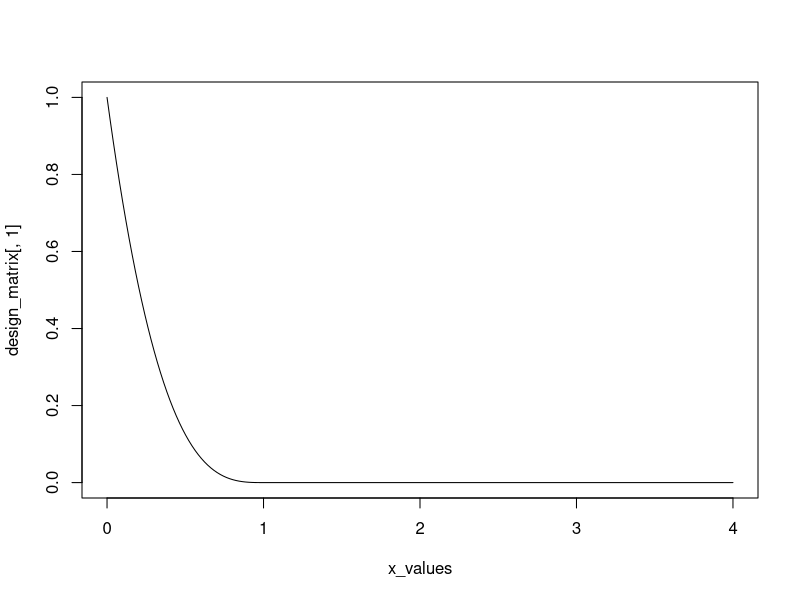
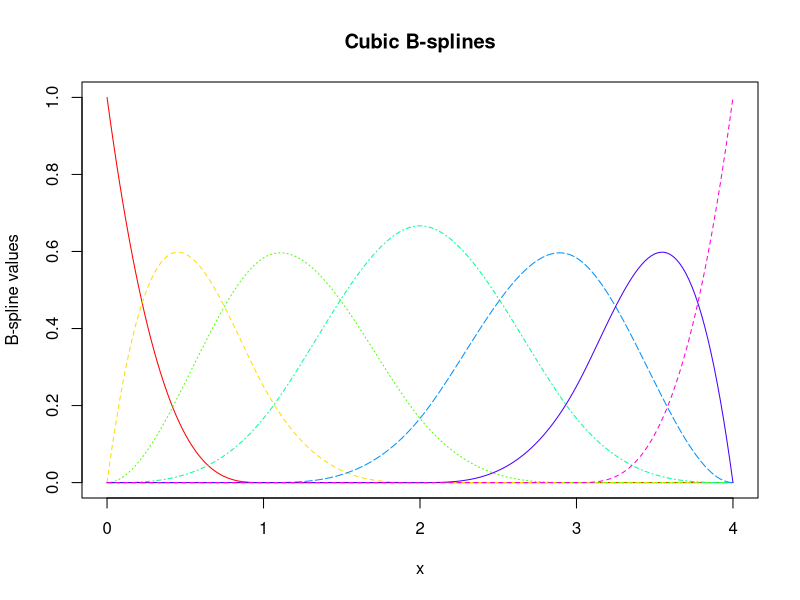
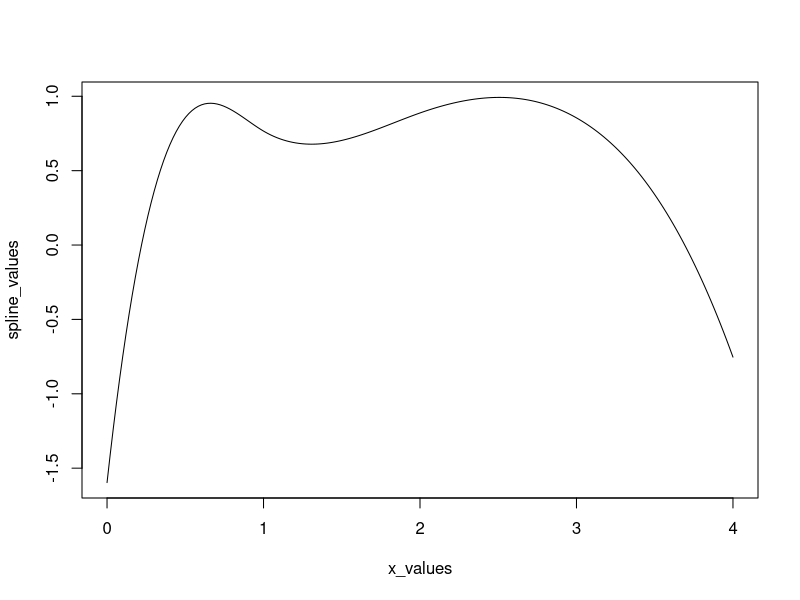
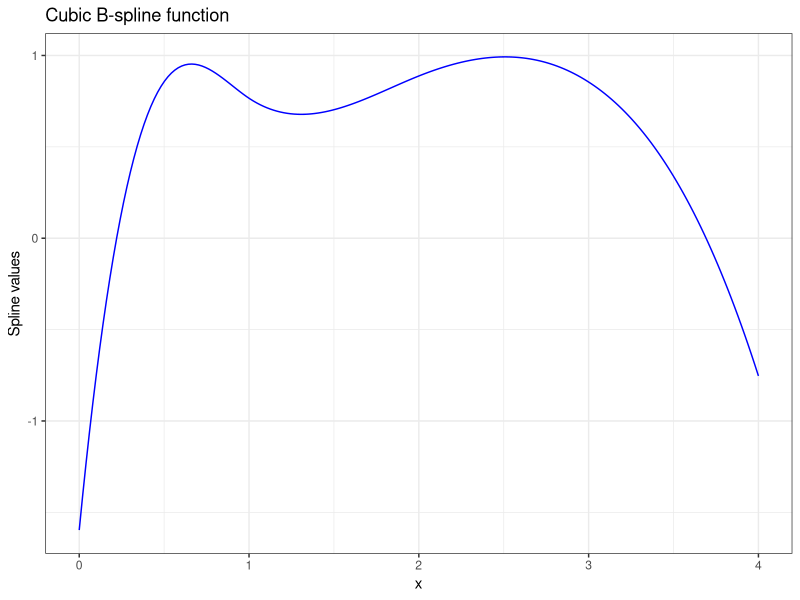
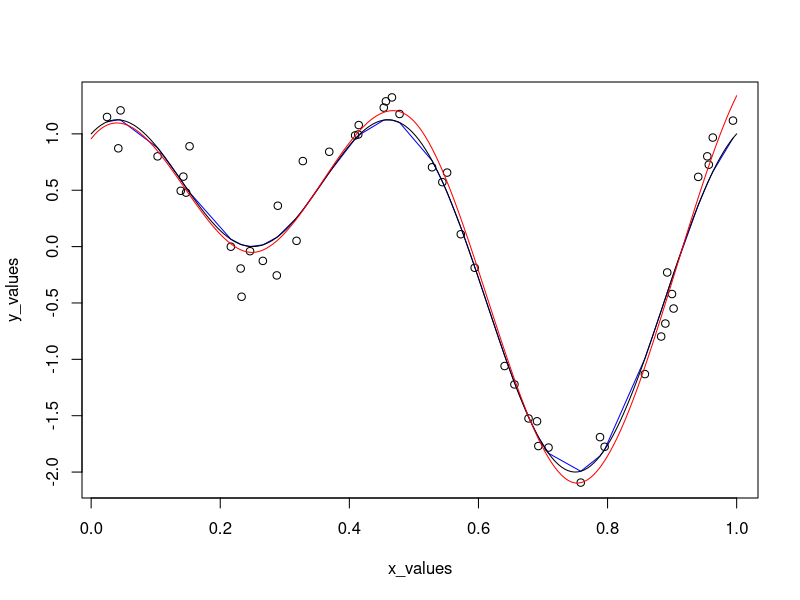
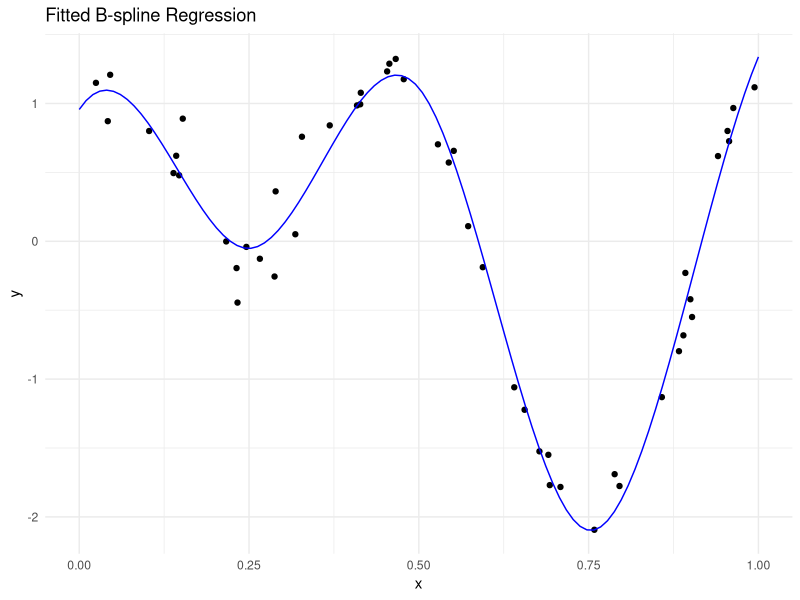

These charts were generated, in order, by the following R code:
b_spline = function(x, knots, degree, i) {   # i: 각 B-스플라인 함수가 적용될 구간의 인덱스
  # 0차 B-스플라인 기저함수의 경우 (구간별 상수 함수)
  if (degree == 0) {
    return(ifelse(knots[i] <= x & x < knots[i + 1], 1, 0))
  }
  
  # 재귀적인 경우 (차수 d > 0)
  B_i_d1 = b_spline(x, knots, degree - 1, i)
  B_i1_d1 = b_spline(x, knots, degree - 1, i + 1)
  
  denom1 = knots[i + degree] - knots[i]
  denom2 = knots[i + degree + 1] - knots[i + 1]
  
  term1 = ifelse(denom1 == 0, 0, ((x - knots[i]) / denom1) * B_i_d1)
  term2 = ifelse(denom2 == 0, 0, ((knots[i + degree + 1] - x) / denom2) * B_i1_d1)
  
  return(term1 + term2)
}

##########################
# Design matrix of the Linear reg. (Example)
x = runif(100)
y = 1 + x + rnorm(100, 0, 0.1)
G = cbind(1, x) 
beta_hat = solve(t(G) %*% G) %*% t(G) %*% y 

# tmp = b_spline(x, knots = c(0, 0.2, 0.3, 0.7, 1), degree = 2, 1)



create_design_matrix = function(x_values, knots, degree) {
  n = length(x_values)
  num_basis = length(knots) - (degree + 1)
  design_matrix = matrix(NA, nrow = n, ncol = num_basis)
  
  for (i in 1:n) {
    for (j in 1:num_basis) {
      design_matrix[i, j] = b_spline(x_values[i], knots, degree, j)
    }
  }
  
  return (design_matrix)
}

# tmp = create_design_matrix(x, knots = c(0, 0.2, 0.3, 0.7, 1), 2)


##################################
# Example. Cubic spline basis
degree = 3

## Knot sequence
tiny = 1e-5
knots = c(rep(0-tiny, degree), 0, 1, 2, 3, 4, rep(4+tiny, degree))   # plotting 할때 그래프 예쁘게 그리려고 
x_values = seq(0, 4, length.out = 200)

## Design matrix
design_matrix = create_design_matrix(x_values, knots, degree)

plot(x_values, design_matrix[, 1], type = "l")

## 한 번에 모든 design matrix 출력
matplot(x_values, design_matrix, type = "l", col = rainbow(ncol(design_matrix)), 
        xlab = "x", ylab = "B-spline values", main = "Cubic B-splines")


library(ggplot2)

coef = runif(ncol(design_matrix), -2, 2)
spline_values = design_matrix %*% coef

plot(x_values, spline_values, type = "l")

spline_data = data.frame(x = x_values, y = spline_values)
ggplot(data = spline_data, aes(x = x, y = y)) +
  geom_line(color = "blue") +
  labs(title = "Cubic B-spline function", x = "x", y = "Spline values") +
  theme_bw()



fit_spline = function(x_values, y_values, knots, degree) {
  design_matrix = create_design_matrix(x_values, knots, degree)
  beta_hat = solve(t(design_matrix) %*% design_matrix, t(design_matrix) %*% y_values) 

  return(list(beta = beta_hat, knots = knots, degree = degree))
}

tmp = fit_spline(x, y, c(0, 0.1, 0.3, 0.7, 0.9, 1), 3)

predict_spline = function(model, new_x) {   # model = fit_spline 결과 
  G = create_design_matrix(new_x, model$knots, model$degree)
  y_pred = G %*% model$beta

  return(y_pred)
}

new_x = runif(100, 0, 4)
predict_spline(tmp, new_x)

##############################
# Example
## f(x) = sin(2 pi x) + cos(4 pi x)
set.seed(123)
n = 50
x_values = runif(n, 0, 1)

f = function(x) {
  return(sin(2*pi * x) + cos(4*pi * x))
}

y_values = f(x_values) + rnorm(n, 0, 0.2)

plot(x_values, y_values) 
# lines(x_values[order(x_values)], f(x_values)[order(x_values)])
x_values_sort = sort(x_values)
lines(x_values_sort, f(x_values_sort), col = "blue")   # line이 울퉁불퉁함 

x_grid = seq(0, 1, length.out = 200)
lines(x_grid, f(x_grid), col = "black")   # True f 


degree = 3
num_knots = 5   # interior knots
tiny = 1e-5
knots = c(rep(0-tiny, degree), seq(0, 1, length.out = num_knots), rep(1+tiny, degree))

model = fit_spline(x_values, y_values, knots, degree)

x_new = c(0.1, 0.9)
predict_spline(model, x_new)

x_grid = seq(0, 1, length.out = 200)
lines(x_grid, predict_spline(model, x_grid), col = "red")   # f_hat



####################################
plot_spline = function(x_values, y_values, model, grid_x) {
  y_pred = predict_spline(model, grid_x)
  
  data_plot = data.frame(x = x_values, y = y_values)
  spline_plot = data.frame(x = grid_x, y = y_pred)
  
  ggplot() +
    geom_point(data = data_plot, aes(x, y), color = "black") +
    geom_line(data = spline_plot, aes(x, y), color = "blue") +
    labs(title = "Fitted B-spline Regression", x = "x", y = "y") +
    theme_minimal()
}

plot_spline(x_values, y_values, model, seq(0, 1, length.out = 100))
